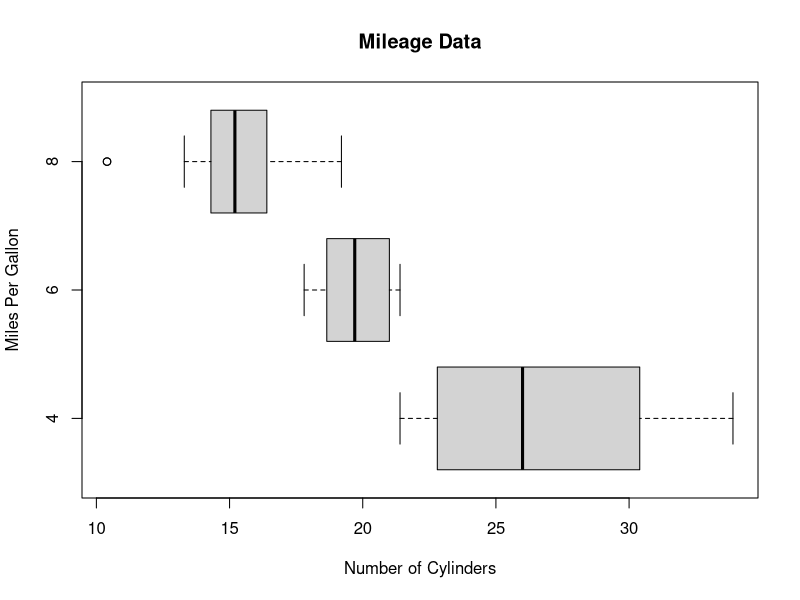

This figure's R source:
## ---- chunk 1
input<-mtcars[,c('mpg','cyl')]
boxplot(mpg~cyl, data = mtcars, xlab = "Number of Cylinders", ylab = "Miles Per Gallon", main = "Mileage Data", horizontal = T)
